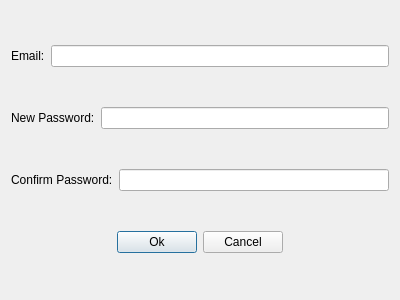
<?xml version="1.0" encoding="UTF-8"?>
<ui version="4.0">
 <class>ConfirmAccount</class>
 <widget class="QDialog" name="ConfirmAccount">
  <property name="geometry">
   <rect>
    <x>0</x>
    <y>0</y>
    <width>400</width>
    <height>300</height>
   </rect>
  </property>
  <property name="windowTitle">
   <string>Dialog</string>
  </property>
  <layout class="QVBoxLayout" name="verticalLayout">
   <item>
    <layout class="QHBoxLayout" name="horizontalLayout_3">
     <item>
      <widget class="QLabel" name="label_2">
       <property name="text">
        <string>Email:</string>
       </property>
      </widget>
     </item>
     <item>
      <widget class="QLineEdit" name="email"/>
     </item>
    </layout>
   </item>
   <item>
    <layout class="QHBoxLayout" name="horizontalLayout">
     <item>
      <widget class="QLabel" name="label">
       <property name="text">
        <string>New Password:</string>
       </property>
      </widget>
     </item>
     <item>
      <widget class="QLineEdit" name="newPassword">
       <property name="echoMode">
        <enum>QLineEdit::Password</enum>
       </property>
      </widget>
     </item>
    </layout>
   </item>
   <item>
    <layout class="QHBoxLayout" name="horizontalLayout_2">
     <item>
      <widget class="QLabel" name="label_3">
       <property name="text">
        <string>Confirm Password:</string>
       </property>
      </widget>
     </item>
     <item>
      <widget class="QLineEdit" name="confirmPassword">
       <property name="echoMode">
        <enum>QLineEdit::Password</enum>
       </property>
      </widget>
     </item>
    </layout>
   </item>
   <item>
    <layout class="QHBoxLayout" name="horizontalLayout_4">
     <item>
      <layout class="QHBoxLayout" name="horizontalLayout_5">
       <item>
        <spacer name="horizontalSpacer">
         <property name="orientation">
          <enum>Qt::Horizontal</enum>
         </property>
         <property name="sizeHint" stdset="0">
          <size>
           <width>40</width>
           <height>20</height>
          </size>
         </property>
        </spacer>
       </item>
       <item>
        <widget class="QPushButton" name="bOk">
         <property name="text">
          <string>Ok</string>
         </property>
        </widget>
       </item>
       <item>
        <widget class="QPushButton" name="bCancel">
         <property name="text">
          <string>Cancel</string>
         </property>
        </widget>
       </item>
       <item>
        <spacer name="horizontalSpacer_2">
         <property name="orientation">
          <enum>Qt::Horizontal</enum>
         </property>
         <property name="sizeHint" stdset="0">
          <size>
           <width>40</width>
           <height>20</height>
          </size>
         </property>
        </spacer>
       </item>
      </layout>
     </item>
    </layout>
   </item>
  </layout>
 </widget>
 <resources/>
 <connections/>
</ui>
